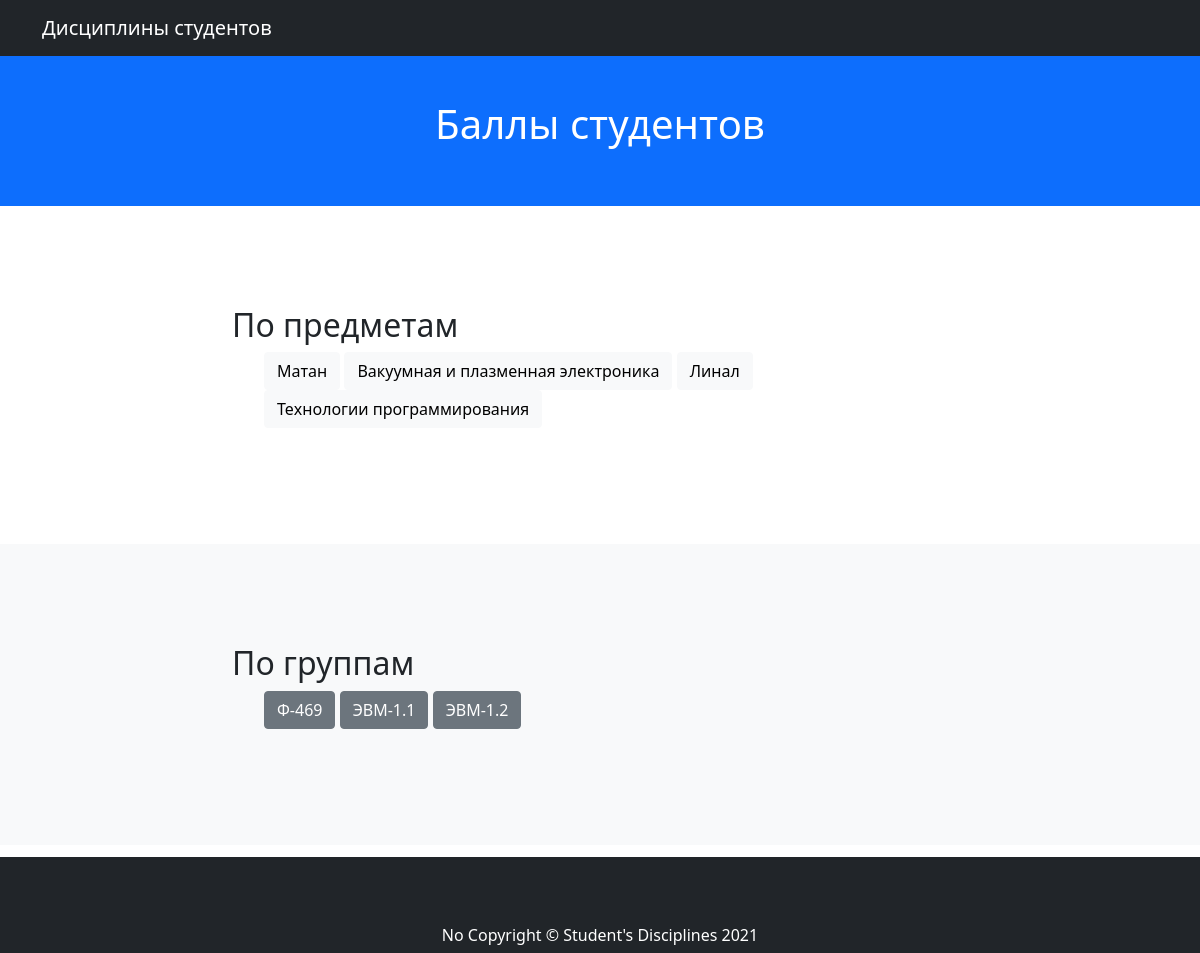
/, run on an earlier commit of the app's database.
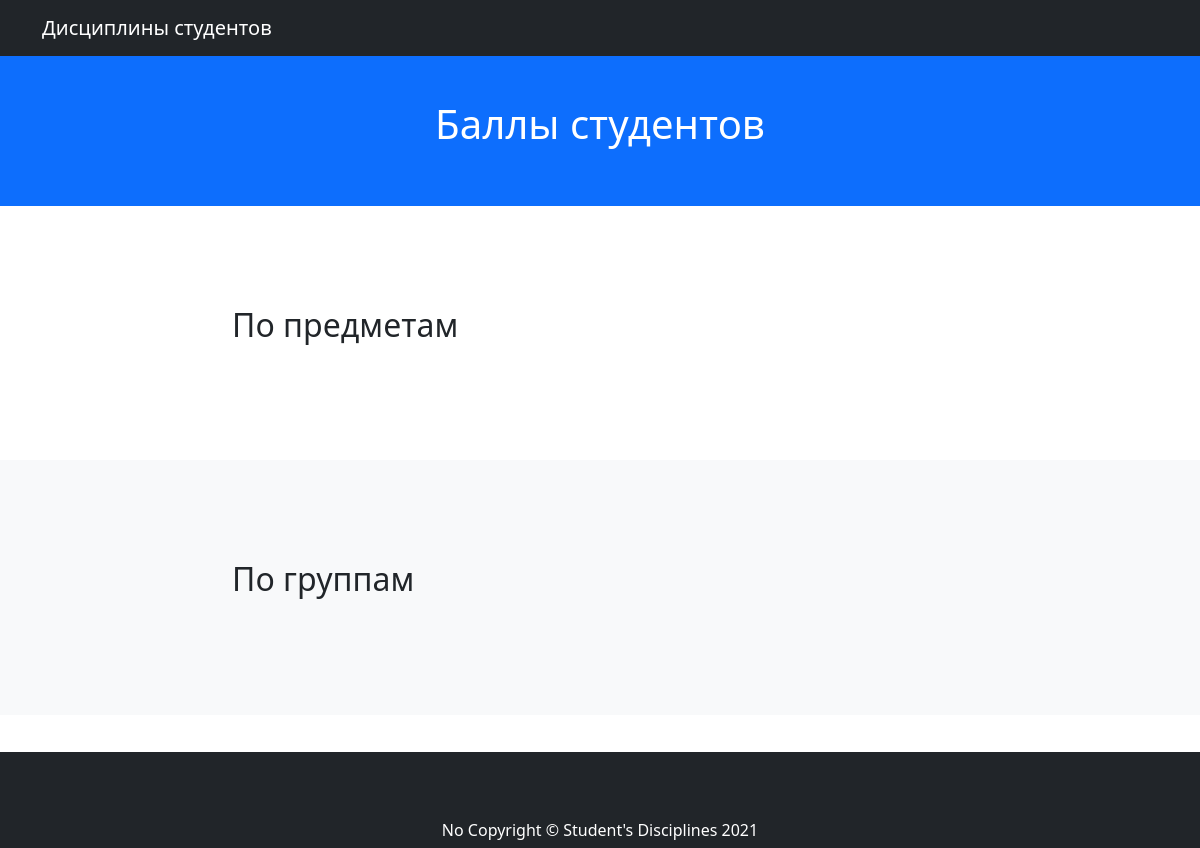
And on a later commit of the database.
### mainapp/models.py (models this page shows, shortened)
class Discipline(models.Model):
    discipline_name = models.CharField(max_length=255, verbose_name='Название дисциплины')
    slug = models.SlugField(unique=True, default=None)

class Group(models.Model):
    group_name = models.CharField(max_length=255, verbose_name='Группа')
    slug = models.SlugField(unique=True, default=None)

### mainapp/views.py (the view)
# urls.py: path('', BaseView.as_view(), name='base'),
class BaseView(View):
    @staticmethod
    def get(request):
        disciplines = Discipline.objects.all()
        groups = Group.objects.all()
        context = {
            'disciplines': disciplines,
            'groups': groups,
        }
        return render(request, 'base.html', context)

### mainapp/templates/base.html (shortened to what this page needs)
<head>
  <link href="https://cdn.jsdelivr.net/npm/bootstrap@5.0.0-beta2/dist/css/bootstrap.min.css" rel="stylesheet">
</head>
<body id="page-top">
  <nav class="navbar navbar-expand-lg navbar-dark bg-dark fixed-top" id="mainNav">
    <div class="container">
      <a class="navbar-brand js-scroll-trigger" href="/">Дисциплины студентов</a>
    </div>
  </nav>
  {% block  content %}
  <header class="bg-primary text-white">
      <h1 class="text-center">Баллы студентов</h1>
  </header>
  <section>
    <div class="container">
      <div class="row">
        <div class="col-lg-8 mx-auto">
          <h2>По предметам</h2>
          <ul>
            {% for d in disciplines %}
            <a href="{{d.slug}}_marks/" type="button" class="btn btn-light"> {{ d.discipline_name }} </a>
            {% endfor %}
          </ul>
        </div>
      </div>
    </div>
  </section>
  <section class="bg-light">
    <div class="container">
      <div class="row">
        <div class="col-lg-8 mx-auto">
          <h2>По группам</h2>
          <ul>
            {% for g in groups %}
            <a href="group_{{ g.slug }}/" type="button" class="btn btn-secondary"> {{ g.group_name }} </a>
            {% endfor %}
        </ul>
        </div>
      </div>
    </div>
  </section>
  {% endblock content %}
  <footer class="py-5 bg-dark">
    <div class="container">
      <p class="m-0 text-center text-white">No Copyright &copy; Student's Disciplines 2021</p>
    </div>
  </footer>
</body>

What changed in the data, as far as the page shows it:
removed Discipline: discipline_name "Матан"
removed Discipline: discipline_name "Вакуумная и плазменная электроника"
removed Discipline: discipline_name "Линал"
removed Discipline: discipline_name "Технологии программирования"
removed Group: group_name "Ф-469"
removed Group: group_name "ЭВМ-1.1"
removed Group: group_name "ЭВМ-1.2"
